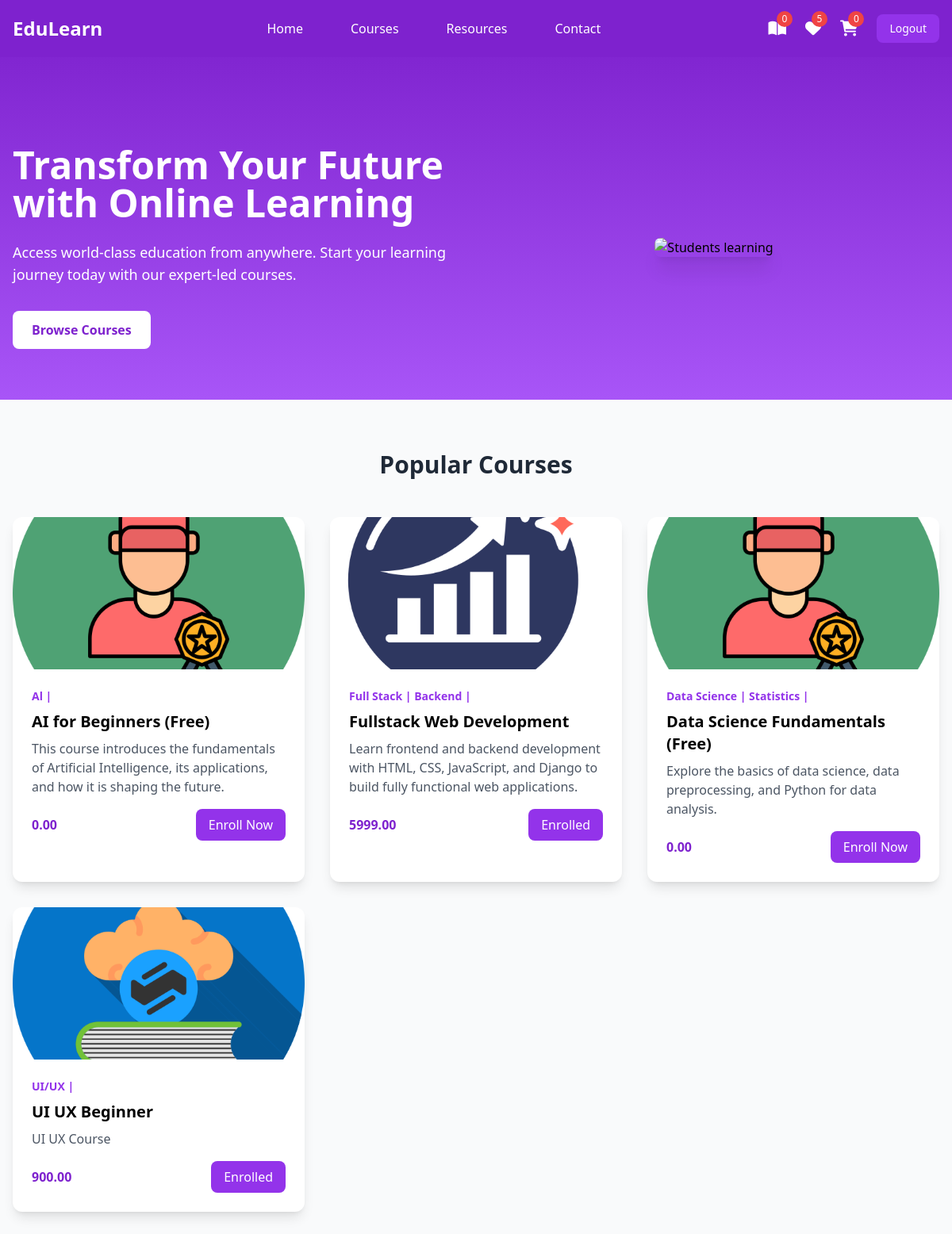
Before: /student/index/ (signed in) with the older database file.
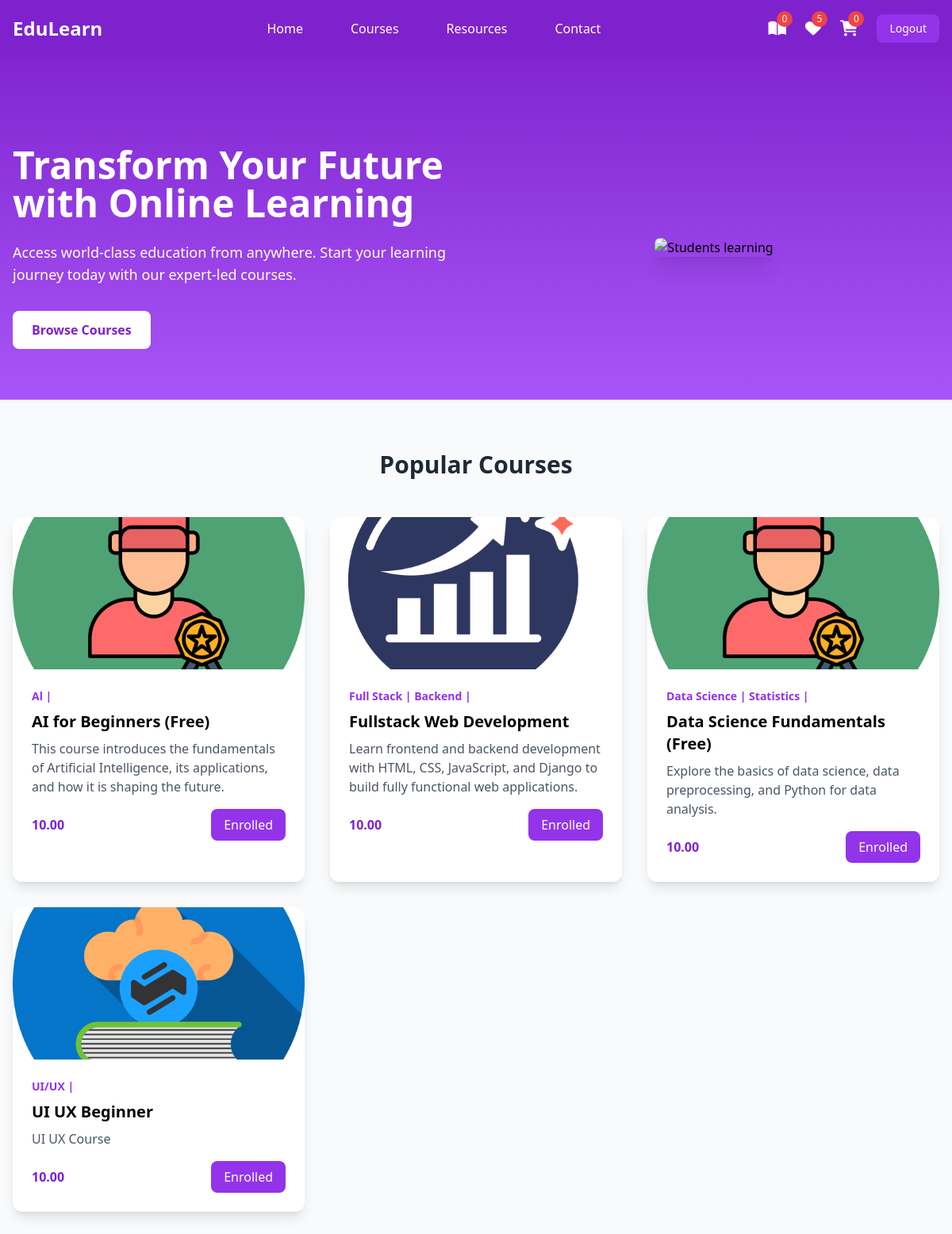
After: the same page with the newer database file.
### instructor/models.py (models this page shows, shortened)
class Course(models.Model):
    title=models.CharField(max_length=200)
    description=models.TextField()
    price=models.DecimalField(decimal_places=2,max_digits=7)
    owner=models.ForeignKey(User,on_delete=models.SET_NULL,related_name="courses",null=True)
    is_free=models.BooleanField(default=False)
    picture=models.ImageField(upload_to="courseimages",null=True,blank=True,default="courseimages/default.png")
    thumbnail=EmbedVideoField()
    category_objects=models.ManyToManyField(Category)
    created_at=models.DateTimeField(auto_now_add=True)
    updated_at=models.DateTimeField(auto_now=True)

### student/views.py (the view)
# urls.py: path('index/',views.IndexView.as_view(),name="index"),
@method_decorator(signin_required,name="dispatch")
class IndexView(View):
    def get(self,request,*args,**kwargs):
        all_courses=Course.objects.all()
        purchased_courses=Order.objects.filter(student=request.user).values_list("course_objects",flat=True)
        print("=============",purchased_courses)
        return render(request,"index.html",{"courses":all_courses,"purchased_courses": purchased_courses})

### instructor/models.py (called while the page is built)
    def __str__(self):
        return self.name

### student/context_processors.py (called while the page is built)
def course_context(request):
    count=0
    if request.user.is_authenticated:
        orders=request.user.purchase.filter(is_paid=True)
        count=len([c for o in orders for c in o.course_objects.all()])
    return {"count":count}

### student/templates/index.html
{%extends 'base.html'%} {%block mainblock%}
<section class="pt-20 bg-gradient-to-b from-purple-700 to-purple-500">
  <div
    class="max-w-screen-xl mx-auto px-4 py-16 grid md:grid-cols-2 gap-8 items-center"
  >
    <div class="text-white">
      <h1 class="text-4xl md:text-5xl font-bold mb-6">
        Transform Your Future with Online Learning
      </h1>
      <p class="text-lg mb-8">
        Access world-class education from anywhere. Start your learning journey
        today with our expert-led courses.
      </p>
      <button
        class="bg-white text-purple-700 hover:bg-purple-100 px-6 py-3 rounded-lg font-semibold transition duration-300"
      >
        Browse Courses
      </button>
    </div>
    <div class="flex justify-center">
      <img
        src="/api/placeholder/600/400"
        alt="Students learning"
        class="rounded-lg shadow-xl"
      />
    </div>
  </div>
</section>
<section class="max-w-screen-xl mx-auto px-4 py-16">
  <h2 class="text-3xl font-bold text-center mb-12 text-gray-800">
    Popular Courses
  </h2>
  <div class="grid grid-cols-1 md:grid-cols-3 gap-8">
    {%for c in courses%}
    <div
      class="bg-white rounded-xl shadow-lg overflow-hidden transform transition duration-300 hover:scale-105 hover:shadow-xl"
    >
      <img
        src="{{c.picture.url}}"
        alt="Course 1"
        class="w-full h-48 object-cover"
      />
      <div class="p-6">
        <div class="text-purple-600 text-sm font-semibold mb-2">
          {%for cat in c.category_objects.all%}
          <span> {{cat}} |</span>
          {%endfor%}
        </div>
        <h3 class="text-xl font-bold mb-2">{{c.title}}</h3>
        <p class="text-gray-600 mb-4">{{c.description}}</p>
        <div class="flex justify-between items-center">
          <span class="text-purple-700 font-bold">{{c.price}}</span>
          {%if c.id in purchased_courses%}
          <a
            href="#"
            class="bg-purple-600 text-white px-4 py-2 rounded-lg hover:bg-purple-700 transition duration-300"
          >
            Enrolled
          </a>
          {%else%}
          <a
            href="{%url 'course-detail' c.id%}"
            class="bg-purple-600 text-white px-4 py-2 rounded-lg hover:bg-purple-700 transition duration-300"
          >
            Enroll Now
          </a>
          {%endif%}
        </div>
      </div>
    </div>
    {%endfor%}
  </div>
</section>
{%endblock%}

Changed rows visible on the page:
changed Course "AI for Beginners (Free)": price "0.00" → "10.00"; text "Enroll Now" → "Enrolled"
changed Course "Fullstack Web Development": price "5999.00" → "10.00"
changed Course "Data Science Fundamentals (Free)": price "0.00" → "10.00"; text "Enroll Now" → "Enrolled"
changed Course "UI UX Beginner": price "900.00" → "10.00"
